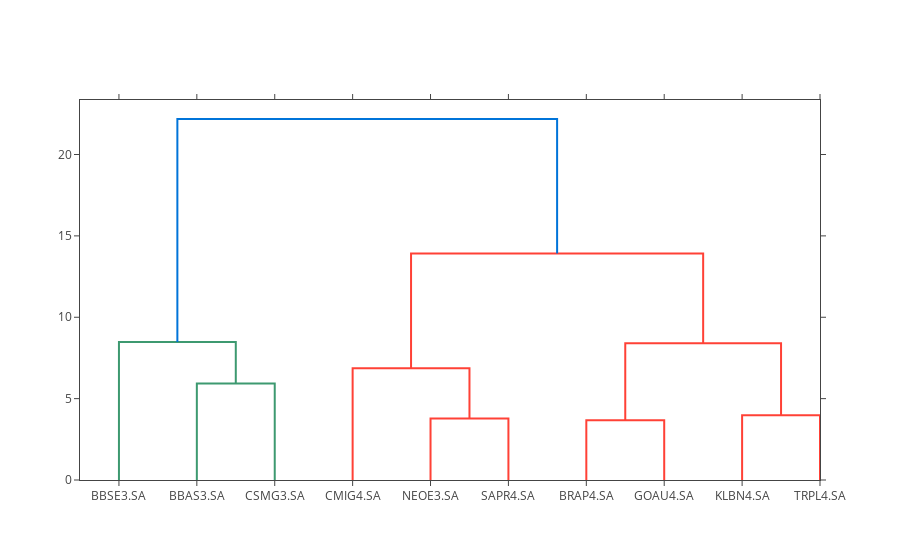

The notebook cell this image was saved under:
### Code cell
np.random.seed(1)
fig = ff.create_dendrogram(returns.T, labels=returns.columns)
fig.show()

### Figure 1 — Plotly figure (JSON) as saved in the notebook; plotly's stock layout.template omitted (floating-point values rounded to 4 significant figures)
{"data": [{"hoverinfo": "text", "marker": {"color": "rgb(61,153,112)"}, "mode": "lines", "type": "scatter", "x": [15, 15, 25, 25], "xaxis": "x", "y": [0, 5.932, 5.932, 0], "yaxis": "y"}, {"hoverinfo": "text", "marker": {"color": "rgb(61,153,112)"}, "mode": "lines", "type": "scatter", "x": [5, 5, 20, 20], "xaxis": "x", "y": [0, 8.483, 8.483, 5.932], "yaxis": "y"}, {"hoverinfo": "text", "marker": {"color": "rgb(255,65,54)"}, "mode": "lines", "type": "scatter", "x": [45, 45, 55, 55], "xaxis": "x", "y": [0, 3.777, 3.777, 0], "yaxis": "y"}, {"hoverinfo": "text", "marker": {"color": "rgb(255,65,54)"}, "mode": "lines", "type": "scatter", "x": [35, 35, 50, 50], "xaxis": "x", "y": [0, 6.871, 6.871, 3.777], "yaxis": "y"}, {"hoverinfo": "text", "marker": {"color": "rgb(255,65,54)"}, "mode": "lines", "type": "scatter", "x": [65, 65, 75, 75], "xaxis": "x", "y": [0, 3.671, 3.671, 0], "yaxis": "y"}, {"hoverinfo": "text", "marker": {"color": "rgb(255,65,54)"}, "mode": "lines", "type": "scatter", "x": [85, 85, 95, 95], "xaxis": "x", "y": [0, 3.98, 3.98, 0], "yaxis": "y"}, {"hoverinfo": "text", "marker": {"color": "rgb(255,65,54)"}, "mode": "lines", "type": "scatter", "x": [70, 70, 90, 90], "xaxis": "x", "y": [3.671, 8.41, 8.41, 3.98], "yaxis": "y"}, {"hoverinfo": "text", "marker": {"color": "rgb(255,65,54)"}, "mode": "lines", "type": "scatter", "x": [42.5, 42.5, 80, 80], "xaxis": "x", "y": [6.871, 13.91, 13.91, 8.41], "yaxis": "y"}, {"hoverinfo": "text", "marker": {"color": "rgb(0,116,217)"}, "mode": "lines", "type": "scatter", "x": [12.5, 12.5, 61.25, 61.25], "xaxis": "x", "y": [8.483, 22.18, 22.18, 13.91], "yaxis": "y"}], "layout": {"autosize": false, "height": null, "hovermode": "closest", "showlegend": false, "width": null, "xaxis": {"mirror": "allticks", "rangemode": "tozero", "showgrid": false, "showline": true, "showticklabels": true, "tickmode": "array", "ticks": "outside", "ticktext": ["BBSE3.SA", "BBAS3.SA", "CSMG3.SA", "CMIG4.SA", "NEOE3.SA", "SAPR4.SA", "BRAP4.SA", "GOAU4.SA", "KLBN4.SA", "TRPL4.SA"], "tickvals": [5, 15, 25, 35, 45, 55, 65, 75, 85, 95], "type": "linear", "zeroline": false}, "yaxis": {"mirror": "allticks", "rangemode": "tozero", "showgrid": false, "showline": true, "showticklabels": true, "ticks": "outside", "type": "linear", "zeroline": false}}}
